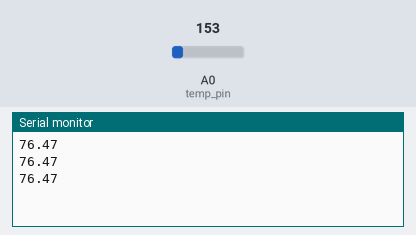
The sketch below on a simulated Arduino Uno, built with avr-gcc and run on an emulated ATmega328P. Parts: the last lines printed to the serial monitor. The test bench sets the inputs (shaded band); at power-on: A0 (temp_pin) = 153.

Above: at 1.3 s.
1.4 s: A0 (temp_pin) set to 165
At 1.9 s:
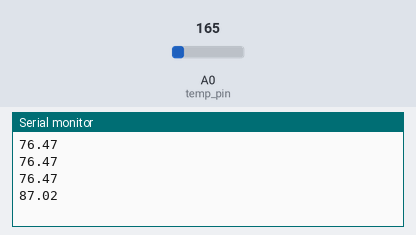
2.9 s: A0 (temp_pin) set to 175
At 3.4 s:
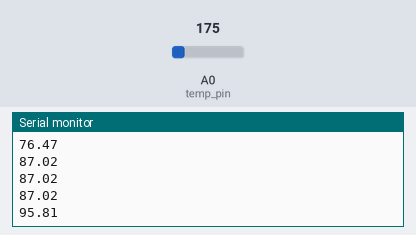
Timing chart, 0 to 5.9 s (numbered marks = the images above; inputs shaded):
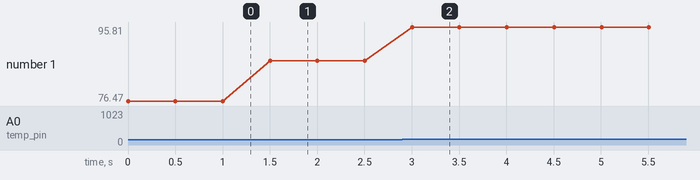

Measured:
- after the input at 1.4 s, the serial monitor: prints a new line after 0.10 s (image 1)
- after the input at 2.9 s, the serial monitor: prints a new line after 0.10 s (image 2)
- plotted number 1: 76.47 → 87.02 after the input at 1.4 s, 87.02 → 95.81 after the input at 2.9 s

The sketch:

sketch.ino
```cpp
int temp_pin = 0;

void setup() {
  // put your setup code here, to run once:
  Serial.begin(9600); //baud // bits per second

}

void loop() {
  // put your main code here, to run repeatedly:
  int reading = analogRead(temp_pin);
  float voltage = reading * 5.0 / 1024;
  float temperatureC = (voltage - 0.5) * 100;
  float temperatureF = (temperatureC * 9 / 5) + 32;
//  Serial.print(voltage); Serial.println(" volts");
//  Serial.print(temperatureF); Serial.println(" degrees");
  Serial.println(temperatureF);
  delay(500);
}
```
